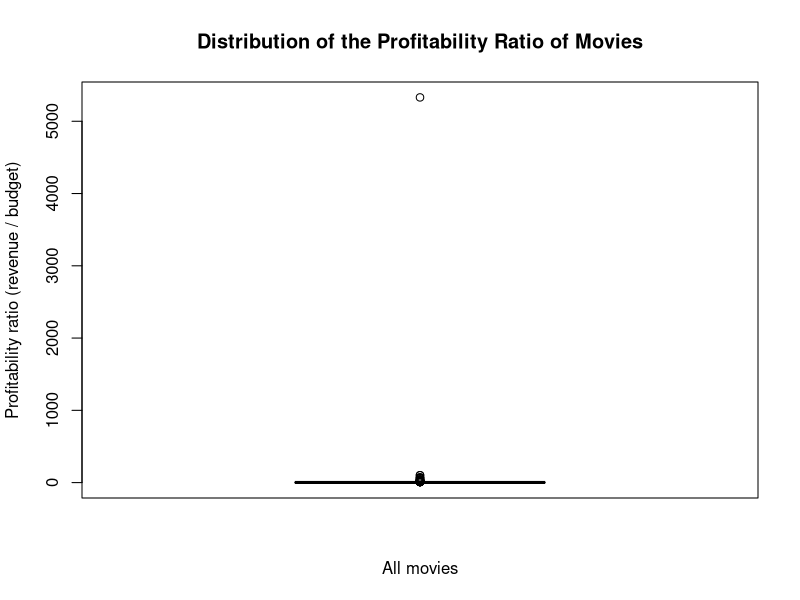
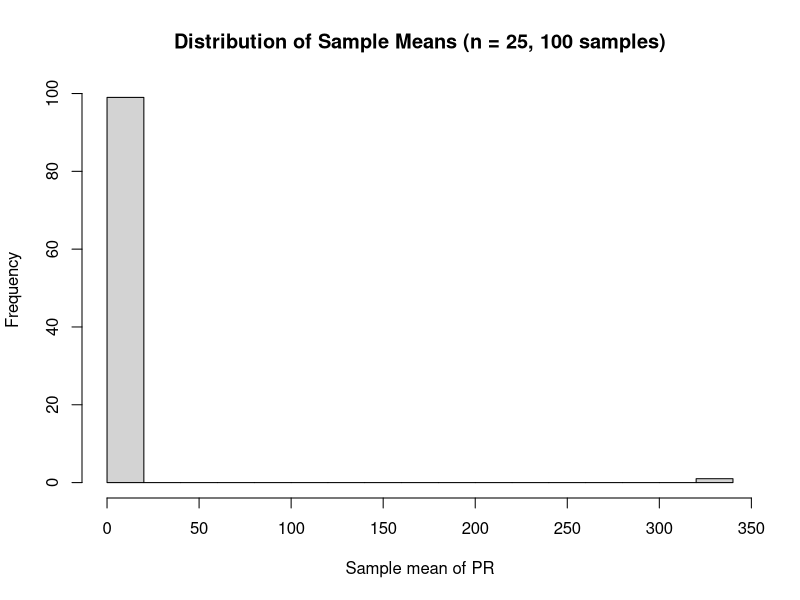
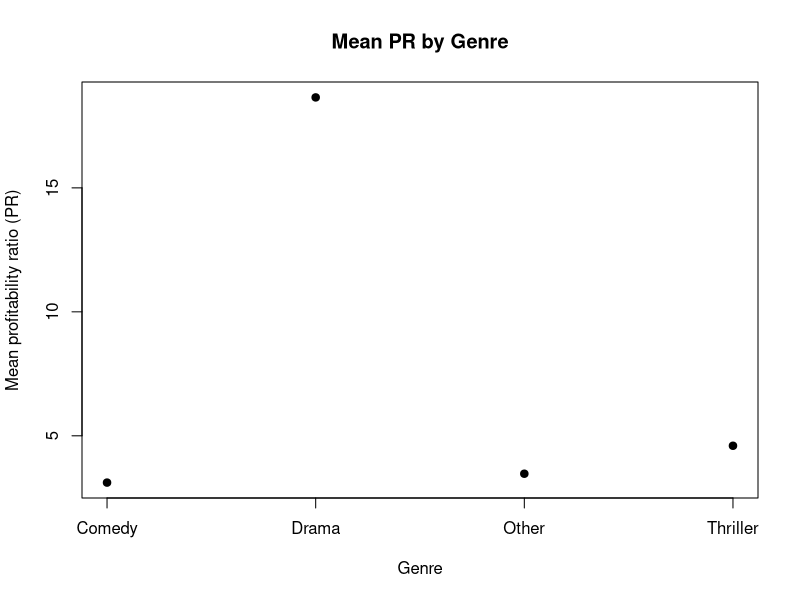
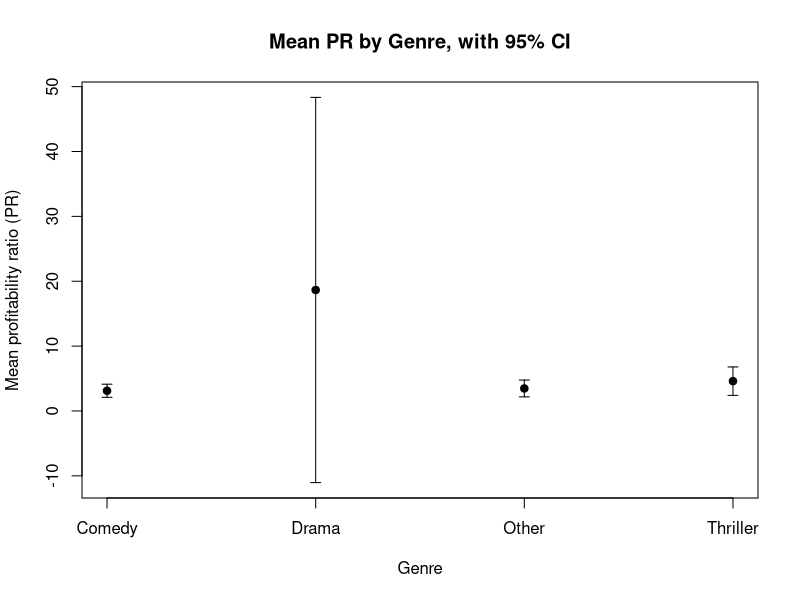
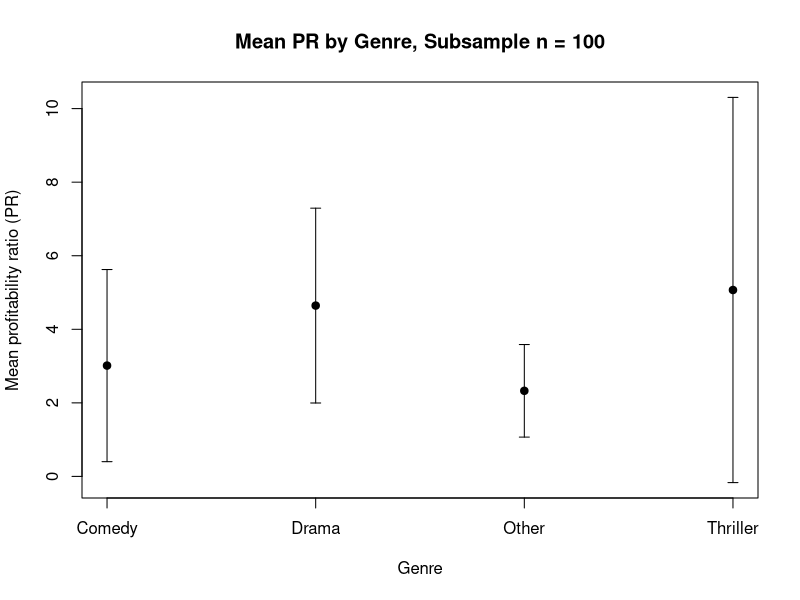
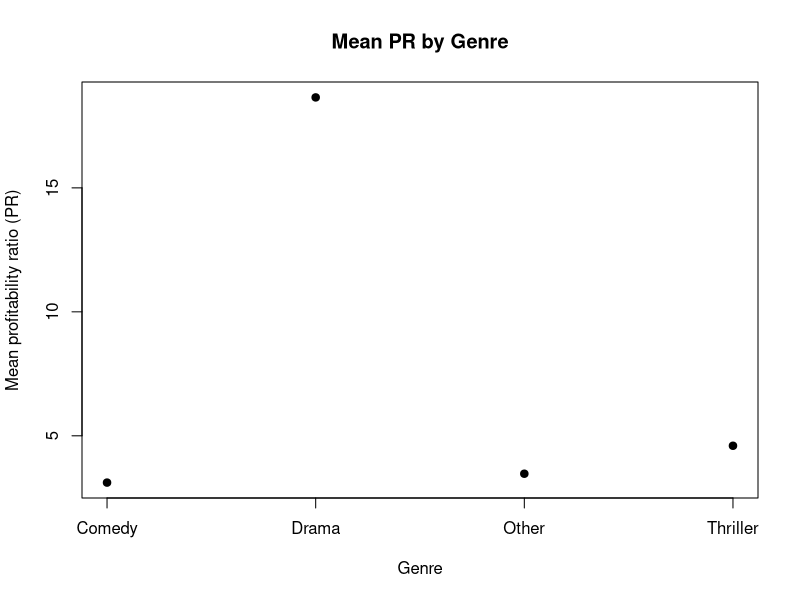
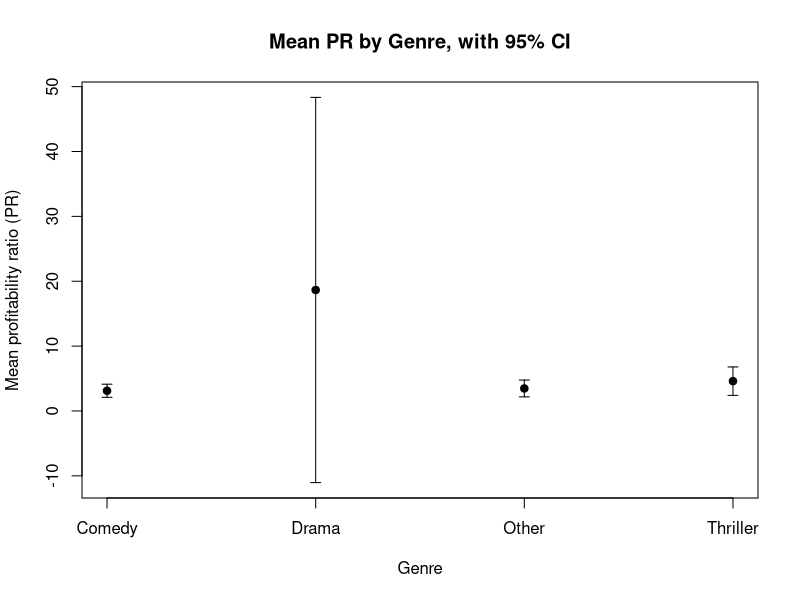
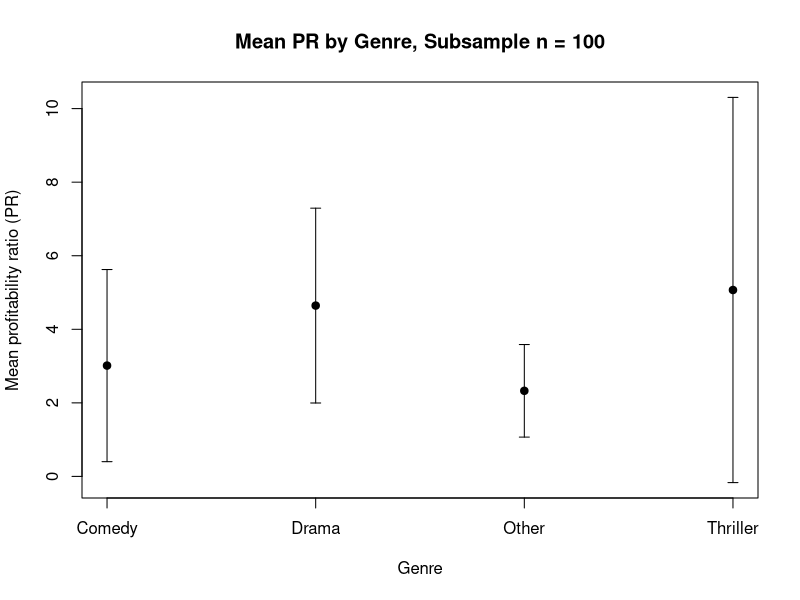

The R script that drew these images, in order:
## ---- chunk 1
knitr::opts_chunk$set(echo = TRUE)
## ---- chunk 2
movies <- read.delim("movies5.csv")   # or "movies5.tsv", matching file name
dim(movies)                           # 909 observations, 19 variables
length(unique(movies$index))          # 909 distinct movies = subjects
## ---- chunk 3
sapply(movies, class)
str(movies$genre)
## ---- chunk 4
movies$PR <- movies$revenue / movies$budget
mean(movies$PR, na.rm = TRUE)    # Inf
median(movies$PR, na.rm = TRUE)  # 1.85
max(movies$PR, na.rm = TRUE)     # Inf
min(movies$PR, na.rm = TRUE)     # 0

## ---- chunk 5

sum(movies$budget == 0 & movies$revenue > 0)

## ---- chunk 6

sum(movies$budget == 0 & movies$revenue == 0)   # the amount of movies which get NA
## ---- chunk 7
movies$PR[is.infinite(movies$PR)] <- NA
mean(movies$PR, na.rm = TRUE)     # 10.96897
median(movies$PR, na.rm = TRUE)   # 1.750424
max(movies$PR, na.rm = TRUE)      # 5330.339
min(movies$PR, na.rm = TRUE)      # 0


## ---- chunk 8

mean(movies$PR >= 1, na.rm = TRUE)   # 0.6395
sum(movies$PR >= 1, na.rm = TRUE)    # 463

## ---- chunk 9
boxplot(movies$PR,
        main = "Distribution of the Profitability Ratio of Movies",
        xlab = "All movies",
        ylab = "Profitability ratio (revenue / budget)")
summary(movies$PR)


## ---- chunk 10
table(movies$director_gender, useNA = "ifany")
mean(movies$director_gender == "male", na.rm = TRUE)     # 0.9049
mean(movies$director_gender == "female", na.rm = TRUE)   # 0.0951

## ---- chunk 11
pnorm(120, mean = 107, sd = 22) - pnorm(90, mean = 107, sd = 22)

## ---- chunk 12
mean(movies$runtime >= 90 & movies$runtime <= 120) 
sd(movies$runtime)

## ---- chunk 13
notmale <- movies[movies$director_gender == "female", ]
p_d <- mean(notmale$runtime >= 120, na.rm = TRUE)
p_d

## ---- chunk 14
mean(movies$PR, na.rm = TRUE)

## ---- chunk 15
#set.seed(123)   # for reproducibility
movies_sample <- movies[sample(nrow(movies), 25), ]
mean(movies_sample$PR, na.rm = TRUE)

## ---- chunk 16
set.seed(123)
sample_means <- numeric(100)
for (i in 1:100) {
  s <- movies[sample(nrow(movies), 25), ]
  sample_means[i] <- mean(s$PR, na.rm = TRUE)
}
sample_means

## ---- chunk 17
summary(sample_means)
sd(sample_means)
hist(sample_means,
     main = "Distribution of Sample Means (n = 25, 100 samples)",
     xlab = "Sample mean of PR",
     breaks = 20)

## ---- chunk 18
thriller <- movies [movies$genre == "Thriller" & !is.na(movies$genre), ]
t.test(thriller$vote_average, conf.level = 0.99)


## ---- chunk 19

t.test(thriller$vote_average, mu = 6.5, alternative = "less")
qt(0.05, df = 126)   # critical value, -1.657

## ---- chunk 20
#WRITE YOUR CODE HERE


## ---- chunk 21
#WRITE YOUR CODE HERE


## ---- chunk 22
#WRITE YOUR CODE HERE


## ---- chunk 23
#WRITE YOUR CODE HERE


## ---- chunk 24
top3 <- names(sort(table(movies$genre), decreasing = TRUE))[1:3]
movies$genre2 <- ifelse(movies$genre %in% top3, movies$genre, "Other")
table(movies$genre2)


## ---- chunk 25
means <- aggregate(PR ~ genre2, data = movies, FUN = mean, na.rm = TRUE)
means

plot(1:nrow(means), means$PR, xaxt = "n",
     xlab = "Genre", ylab = "Mean profitability ratio (PR)",
     main = "Mean PR by Genre",
     pch = 19)
axis(1, at = 1:nrow(means), labels = means$genre2)


## ---- chunk 26
library(dplyr)

summary_stats <- movies %>%
  group_by(genre2) %>%
  summarise(
    n = sum(!is.na(PR)),
    mean_PR = mean(PR, na.rm = TRUE),
    se = sd(PR, na.rm = TRUE) / sqrt(n),
    lower = mean_PR - qt(0.975, n - 1) * se,
    upper = mean_PR + qt(0.975, n - 1) * se
  )
summary_stats

plot(1:nrow(summary_stats), summary_stats$mean_PR, xaxt = "n",
     ylim = c(min(summary_stats$lower), max(summary_stats$upper)),
     xlab = "Genre", ylab = "Mean profitability ratio (PR)",
     main = "Mean PR by Genre, with 95% CI",
     pch = 19)
axis(1, at = 1:nrow(summary_stats), labels = summary_stats$genre2)
arrows(1:nrow(summary_stats), summary_stats$lower,
       1:nrow(summary_stats), summary_stats$upper,
       angle = 90, code = 3, length = 0.05)


## ---- chunk 27
set.seed(1)
movies_sub100 <- movies[sample(nrow(movies), 100), ]

summary_stats_sub <- movies_sub100 %>%
  group_by(genre2) %>%
  summarise(
    n = sum(!is.na(PR)),
    mean_PR = mean(PR, na.rm = TRUE),
    se = sd(PR, na.rm = TRUE) / sqrt(n),
    lower = mean_PR - qt(0.975, n - 1) * se,
    upper = mean_PR + qt(0.975, n - 1) * se
  )
summary_stats_sub

plot(1:nrow(summary_stats_sub), summary_stats_sub$mean_PR, xaxt = "n",
     ylim = c(min(summary_stats_sub$lower), max(summary_stats_sub$upper)),
     xlab = "Genre", ylab = "Mean profitability ratio (PR)",
     main = "Mean PR by Genre, Subsample n = 100",
     pch = 19)
axis(1, at = 1:nrow(summary_stats_sub), labels = summary_stats_sub$genre2)
arrows(1:nrow(summary_stats_sub), summary_stats_sub$lower,
       1:nrow(summary_stats_sub), summary_stats_sub$upper,
       angle = 90, code = 3, length = 0.05)


## ---- chunk 28
top3 <- names(sort(table(movies$genre), decreasing = TRUE))[1:3]
movies$genre2 <- ifelse(movies$genre %in% top3, movies$genre, "Other")
table(movies$genre2)
## ---- chunk 29
means <- aggregate(PR ~ genre2, data = movies, FUN = mean, na.rm = TRUE)
means

plot(1:nrow(means), means$PR, xaxt = "n",
     xlab = "Genre", ylab = "Mean profitability ratio (PR)",
     main = "Mean PR by Genre",
     pch = 19)
axis(1, at = 1:nrow(means), labels = means$genre2)
## ---- chunk 30
library(dplyr)

summary_stats <- movies %>%
  group_by(genre2) %>%
  summarise(
    n = sum(!is.na(PR)),
    mean_PR = mean(PR, na.rm = TRUE),
    se = sd(PR, na.rm = TRUE) / sqrt(n),
    lower = mean_PR - qt(0.975, n - 1) * se,
    upper = mean_PR + qt(0.975, n - 1) * se
  )
summary_stats

plot(1:nrow(summary_stats), summary_stats$mean_PR, xaxt = "n",
     ylim = c(min(summary_stats$lower), max(summary_stats$upper)),
     xlab = "Genre", ylab = "Mean profitability ratio (PR)",
     main = "Mean PR by Genre, with 95% CI",
     pch = 19)
axis(1, at = 1:nrow(summary_stats), labels = summary_stats$genre2)
arrows(1:nrow(summary_stats), summary_stats$lower,
       1:nrow(summary_stats), summary_stats$upper,
       angle = 90, code = 3, length = 0.05)
## ---- chunk 31
set.seed(1)
movies_sub100 <- movies[sample(nrow(movies), 100), ]

summary_stats_sub <- movies_sub100 %>%
  group_by(genre2) %>%
  summarise(
    n = sum(!is.na(PR)),
    mean_PR = mean(PR, na.rm = TRUE),
    se = sd(PR, na.rm = TRUE) / sqrt(n),
    lower = mean_PR - qt(0.975, n - 1) * se,
    upper = mean_PR + qt(0.975, n - 1) * se
  )
summary_stats_sub

plot(1:nrow(summary_stats_sub), summary_stats_sub$mean_PR, xaxt = "n",
     ylim = c(min(summary_stats_sub$lower), max(summary_stats_sub$upper)),
     xlab = "Genre", ylab = "Mean profitability ratio (PR)",
     main = "Mean PR by Genre, Subsample n = 100",
     pch = 19)
axis(1, at = 1:nrow(summary_stats_sub), labels = summary_stats_sub$genre2)
arrows(1:nrow(summary_stats_sub), summary_stats_sub$lower,
       1:nrow(summary_stats_sub), summary_stats_sub$upper,
       angle = 90, code = 3, length = 0.05)
## ---- chunk 32
#WRITE YOUR CODE HERE

## ---- chunk 33
#WRITE YOUR CODE HERE

## ---- chunk 34
#WRITE YOUR CODE HERE

## ---- chunk 35
#WRITE YOUR CODE HERE

## ---- chunk 36
#WRITE YOUR CODE HERE

## ---- chunk 37
#WRITE YOUR CODE HERE

## ---- chunk 38
#WRITE YOUR CODE HERE

## ---- chunk 39
#WRITE YOUR CODE HERE

## ---- chunk 40
#WRITE YOUR CODE HERE

## ---- chunk 41
#WRITE YOUR CODE HERE

## ---- chunk 42
#WRITE YOUR CODE HERE

## ---- chunk 43
#WRITE YOUR CODE HERE

## ---- chunk 44
#WRITE YOUR CODE HERE

## ---- chunk 45
#WRITE YOUR CODE HERE
